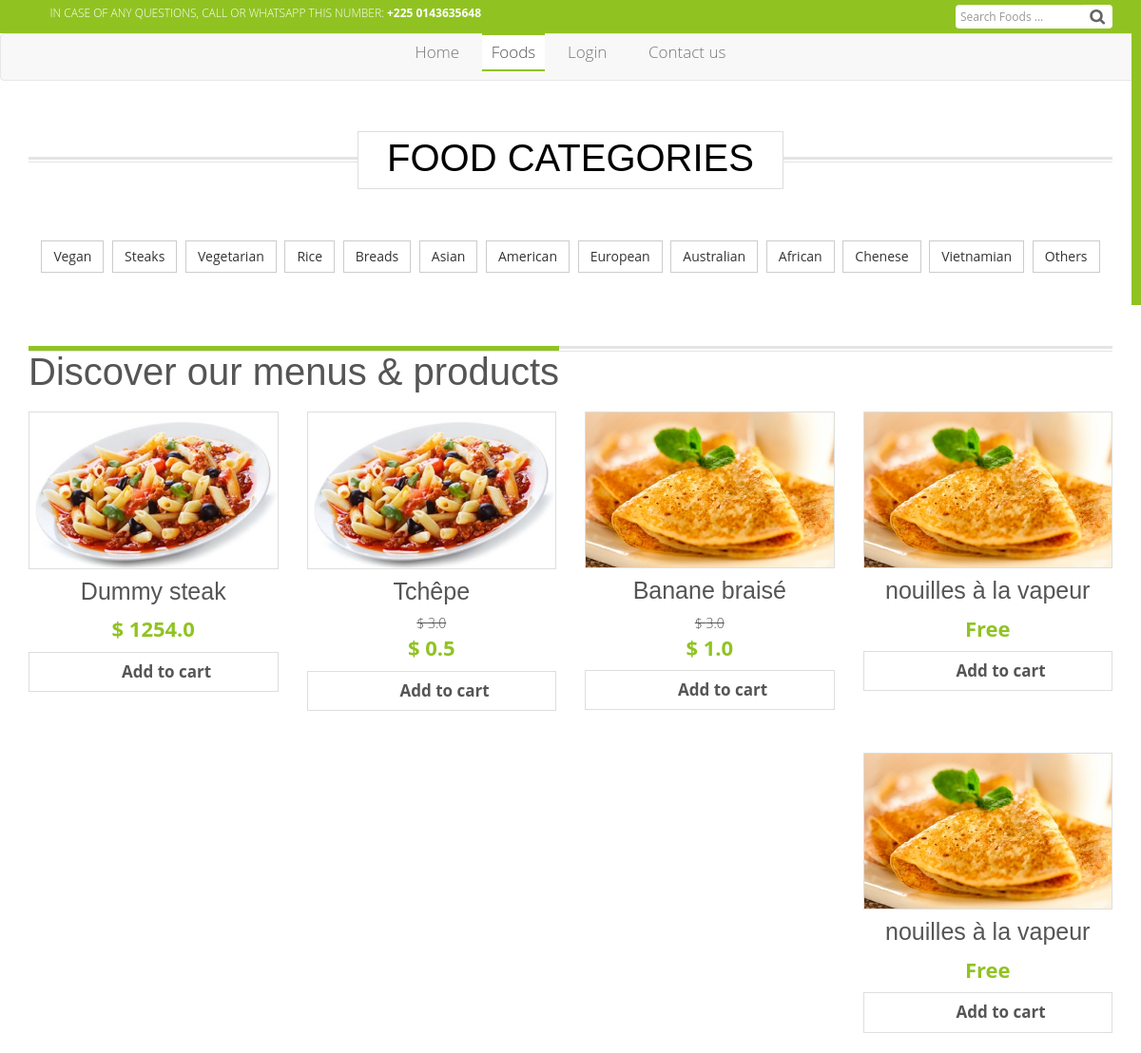
Before: /foods/ (upper part) with the older database file.
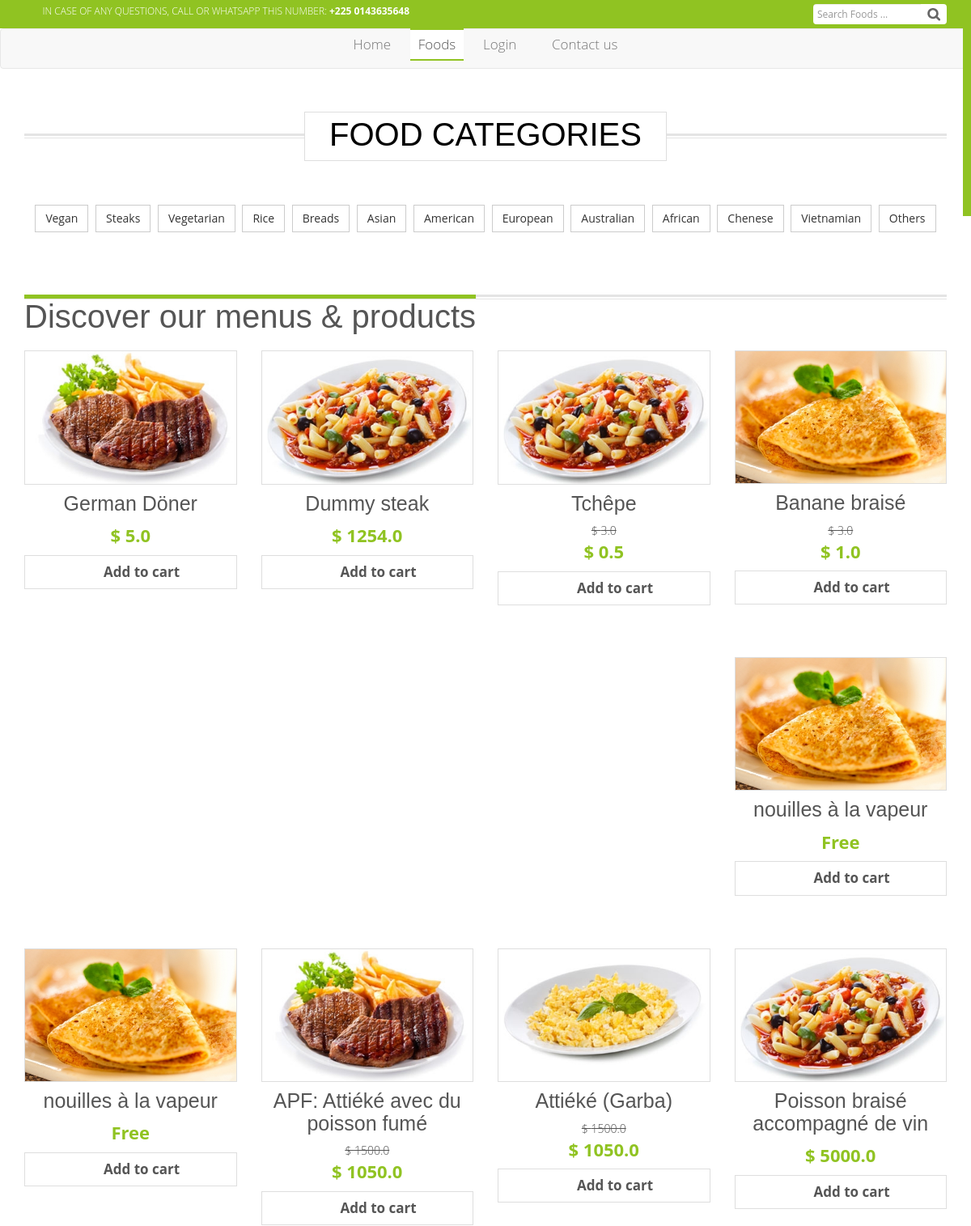
After: the same page with the newer database file.
### products/models.py (models this page shows, shortened)
class Item(models.Model):
	hit_count_generic = GenericRelation(HitCount,
		object_id_field='object_pk',
		related_query_name='hit_count_generic_relation'
	)
	title = models.CharField(max_length=255)
	slug = models.SlugField( max_length=400,
		help_text='Autofill field')
	description = models.TextField()
	picture = ResizedImageField(
		size=[500, 500],
		quality=100,
		upload_to='images/foods/%Y/%m/',
		help_text="Main picture")
	tags = TaggableManager()
	is_public = models.BooleanField(default=True)
	picture_2 = ResizedImageField(
		size=[500, 500],
		quality=100,
		null=True,
		blank=True,
		upload_to='images/foods/%Y/%m/',
		help_text="Second picture")
	picture_3 = ResizedImageField(
		size=[500, 500],
		quality=100,
		null=True,
		blank=True,
		upload_to='images/foods/%Y/%m/',
		help_text="Third picture")
	is_popular = models.BooleanField(default=False)
	date = models.DateTimeField(auto_now_add=True)
	price = models.FloatField()
	discount_price = models.FloatField(blank=True, null=True,
		help_text='Must be smaller than normal price')
	category = models.CharField(max_length=20, default='others',
		choices=CATEGORY_CHOICES)
	def get_add_to_cart_url(self):
		return reverse("add-food-to-cart", kwargs={
			"id" : self.id,
			"slug" : self.slug,
		})

### website/views.py (the view)
# urls.py: path('foods/', views.food_item_list_view, name='food-list'),
def food_item_list_view(request):
	if 'food' in request.GET:
		item = request.GET['food']
		items_list = Item.objects.filter(
			is_public=True,
			title__icontains=item).order_by('-id')
	else:
		items_list = Item.objects.filter(is_public=True).order_by('-id')
	paginator = Paginator(items_list, 100)
	page = request.GET.get("page")
	items_obj = paginator.get_page(page)
	try:
		items_list = paginator.page(page)
	except PageNotAnInteger:
		items_list = paginator.page(1)
	except EmptyPage:
		items_list = paginator.page(paginator.num_pages)
	context = {
		'items' : items_obj,
		'current_site' : get_current_site(request),
	}
	items = Item.objects.all()
	for item in items:
		update_views(request, item)
	template_name = 'public/items/items_list.html'
	return render(request, template_name, context)

### website/utils.py (called while the page is built)
def update_views(request, object):
    context = {}
    hit_count = get_hitcount_model().objects.get_for_object(object)
    hits = hit_count.hits
    hitcontext = context["hitcount"] = {"pk": hit_count.pk}
    hit_count_response = HitCountMixin.hit_count(request, hit_count)
    if hit_count_response.hit_counted:
        hits = hits+1
        hitcontext["hitcounted"] = hit_count_response.hit_counted
        hitcontext["hit_message"] = hit_count_response.hit_message
        hitcontext["total_hits"] = hits

### templates/public/items/items_list.html (shortened to what this page needs)
{% extends 'public/includes/base.html' %}
{% load i18n %}
{% load static %}
{% load humanize %}
{% load hitcount_tags %}
{% block content %}
	<section id="catagorie">
		<div class="container">
			<div class="row">
				<div class="col-md-12">
					<div class="block">
						<div class="block-heading">
							<h2>FOOD CATEGORIES</h2>
						</div>
						<div class="row">
			        		<div class="p-2 text-center">
    			        		<a href="{% url 'food-category' 'vegan' %}" class="btn btn-default btn-transparent m-1" role="button">
    			        			<span>Vegan</span>
    			        		</a>
    				        	<a href="{% url 'food-category' 'steak' %}" class="btn btn-default btn-transparent m-1" role="button">
    				        		<span>Steaks</span>
    				        	</a>
    				        	<a href="{% url 'food-category' 'vegetarian' %}" class="btn btn-default btn-transparent m-1" role="button">
    			        			<span>Vegetarian</span>
    			        		</a>
    				        	<a href="{% url 'food-category' 'rice' %}" class="btn btn-default btn-transparent m-1" role="button">
    				        		<span>Rice</span>
    				        	</a>
    				        	<a href="{% url 'food-category' 'bread' %}" class="btn btn-default btn-transparent m-1" role="button">
    				        		<span>Breads</span>
    				        	</a>
    				        	<a href="{% url 'food-category' 'asian' %}" class="btn btn-default btn-transparent m-1" role="button">
    				        		<span>Asian</span>
    				        	</a>
    				        	<a href="{% url 'food-category' 'american' %}" class="btn btn-default btn-transparent m-1" role="button">
    				        		<span>American</span>
    				        	</a>
    				        	<a href="{% url 'food-category' 'european' %}" class="btn btn-default btn-transparent m-1" role="button">
    				        		<span>European</span>
    				        	</a>
    				        	<a href="{% url 'food-category' 'australian' %}" class="btn btn-default btn-transparent m-1" role="button">
    				        		<span>Australian</span>
    				        	</a>
    				        	<a href="{% url 'food-category' 'african' %}" class="btn btn-default btn-transparent m-1" role="button">
    				        		<span>African</span>
    				        	</a>
    				        	<a href="{% url 'food-category' 'chenese' %}" class="btn btn-default btn-transparent m-1" role="button">
    				        		<span>Chenese</span>
    				        	</a>
    				        	<a href="{% url 'food-category' 'vietnamian' %}" class="btn btn-default btn-transparent m-1" role="button">
    				        		<span>Vietnamian</span>
    				        	</a>
    				        	<a href="{% url 'food-category' 'others' %}" class="btn btn-default btn-transparent m-1" role="button">
    				        		<span>Others</span>
    				        	</a>
			        		</div>
						</div>
					</div>
				</div>
			</div>
		</div>
	</section>
	<section id="products" class="pb-5">
		<div class="container">
			<div class="row">
				<div class="col-md-12">
					<div class="products-heading">
						<h2>Discover our menus & products</h2>
					</div>
				</div>
			</div>
			<div class="row">
				{% for item in items %}
				<div class="col-md-3 col-lg-3">
					<div class="products">
						<a href="{% url 'food-detail' item.id item.slug %}">
							<img src="{{item.picture.url}}" alt="{{item.title}}" title="{{item.title}}">
						</a>
						<a href="{% url 'food-detail' item.id item.slug %}">
							<h5>
								{{item.title}}
							</h5>
						</a>
						{% if item.price == 0.0 %}
						<p class="price">
							Free
						</p>
						{% else %}
						{% if item.discount_price %}
						<del>$ {{item.price}}</del>
						<p class="price">
							$ {{item.discount_price}}
						</p>
						{% else %}
						<p class="price">
							$ {{item.price}}
						</p>
						{% endif %}
						{% endif %}
						<a class="view-link shutter" href="{{ item.get_add_to_cart_url }}">
							<i class="fa fa-plus-circle"></i>
							Add to cart
						</a>
					</div>
				</div>
				{% endfor %}
			</div>
		</div>
	</section>
{% endblock content %}

Changed rows visible on the page:
added Item: picture (picture), title "German Döner", price "5.0"
now on this page (row unchanged): Item: picture (picture), title "APF: Attiéké avec du poisson fumé", price "1500.0", discount_price "1050.0"
now on this page (row unchanged): Item: picture (picture), title "Attiéké (Garba)", price "1500.0", discount_price "1050.0"
now on this page (row unchanged): Item: picture (picture), title "Poisson braisé accompagné de vin", price "5000.0"
